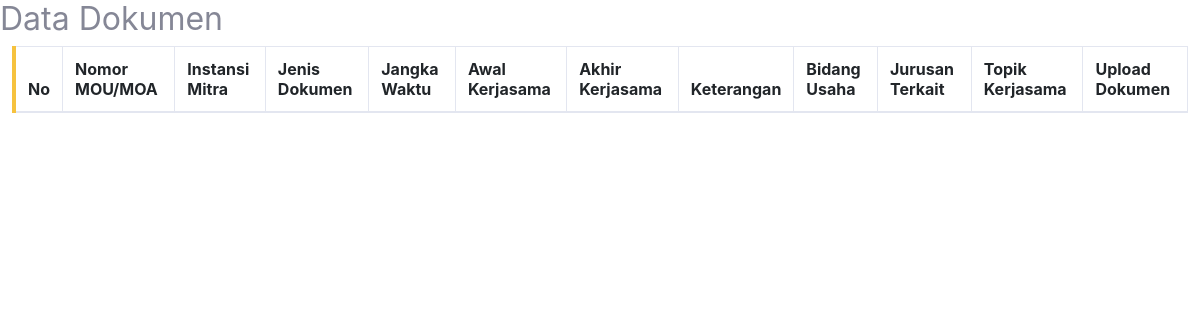
The app's page /jurusan/dokumen_jurusan.php, older data.
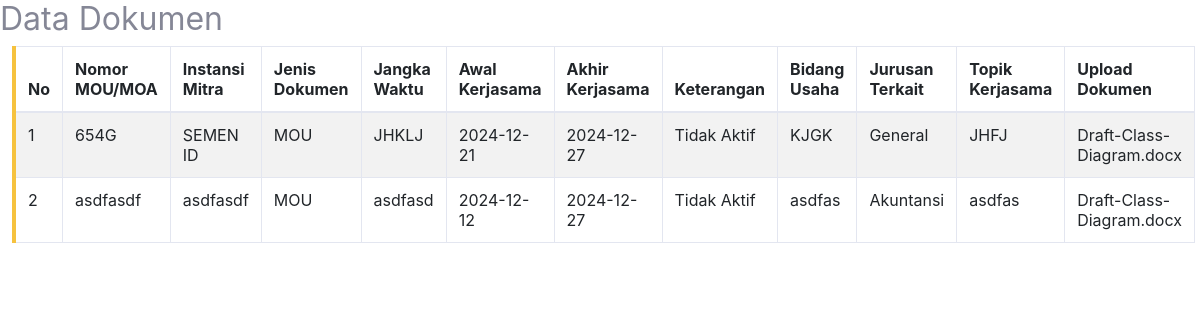
The same page, newer data.
### tables this page shows
CREATE TABLE `tb_dokumen` (
  `id_dokumen` int NOT NULL,
  `no_dokumen` varchar(50) NOT NULL,
  `instansi_mitra` varchar(40) NOT NULL,
  `jenis_dokumen` enum('MOU','MOA','IA') NOT NULL,
  `jangka_waktu` varchar(25) NOT NULL,
  `awal_kerjasama` date NOT NULL,
  `akhir_kerjasama` date NOT NULL,
  `keterangan` enum('Aktif','Tidak Aktif') DEFAULT NULL,
  `bidang_usaha` varchar(50) NOT NULL,
  `jurusan_terkait` varchar(20) NOT NULL,
  `topik_kerjasama` varchar(50) NOT NULL,
  `link_dokumen` varchar(100) NOT NULL
);

### jurusan/dokumen_jurusan.php (the view)
<link rel="stylesheet" href="https://cdn.jsdelivr.net/npm/bootstrap-icons@1.11.3/font/bootstrap-icons.min.css">
<link href="https://cdn.jsdelivr.net/npm/bootstrap@5.3.0/dist/css/bootstrap.min.css" rel="stylesheet">
<link href="css/sb-admin-2.min.css" rel="stylesheet">
<h2>Data Dokumen</h2>
    <div class="table-responsive col-12">
        <table id="tabel-dokumen-jurusan" class="table table-bordered table-striped border-left-warning">
            <thead>
                <tr>
                    <th>No</th>
                    <th>Nomor MOU/MOA</th>
                    <th>Instansi Mitra</th>
                    <th>Jenis Dokumen</th>
                    <th>Jangka Waktu</th>
                    <th>Awal Kerjasama</th>
                    <th>Akhir Kerjasama</th>
                    <th>Keterangan</th>
                    <th>Bidang Usaha</th>
                    <th>Jurusan Terkait</th>
                    <th>Topik Kerjasama</th>
                    <th>Upload Dokumen</th>
                </tr>
            </thead>
            <tbody>
                <?php
            include ("../sikermaPNP/koneksi.php");
            $ambil = mysqli_query($koneksi,"SELECT * FROM tb_dokumen;");
            $no = 1;
            while($data_dokumen = mysqli_fetch_array($ambil)) {
            ?>
                <tr>
                    <td><?= $no ?></td>
                    <td><?= $data_dokumen['no_dokumen'] ?></td>
                    <td><?= $data_dokumen['instansi_mitra'] ?></td>
                    <td><?= $data_dokumen['jenis_dokumen'] ?></td>
                    <td><?= $data_dokumen['jangka_waktu'] ?></td>
                    <td><?= $data_dokumen['awal_kerjasama'] ?></td>
                    <td><?= $data_dokumen['akhir_kerjasama'] ?></td>
                    <td><?= $data_dokumen['keterangan'] ?></td>
                    <td><?= $data_dokumen['bidang_usaha'] ?></td>
                    <td><?= $data_dokumen['jurusan_terkait'] ?></td>
                    <td><?= $data_dokumen['topik_kerjasama'] ?></td>
                    <td><?= $data_dokumen['link_dokumen'] ?></td>
                </tr>
                <?php
            $no++;
        }
        ?>
            </tbody>
        </table>
    </div>

Row changes from the older to the newer data that the page shows:
added tb_dokumen: no_dokumen "654G", instansi_mitra "SEMEN ID", jenis_dokumen "MOU", jangka_waktu "JHKLJ", awal_kerjasama "2024-12-21", akhir_kerjasama "2024-12-27", keterangan "Tidak Aktif", bidang_usaha "KJGK", jurusan_terkait "General", topik_kerjasama "JHFJ", link_dokumen "Draft-Class-Diagram.docx"
added tb_dokumen: no_dokumen "asdfasdf", instansi_mitra "asdfasdf", jenis_dokumen "MOU", jangka_waktu "asdfasd", awal_kerjasama "2024-12-12", akhir_kerjasama "2024-12-27", keterangan "Tidak Aktif", bidang_usaha "asdfas", jurusan_terkait "Akuntansi", topik_kerjasama "asdfas", link_dokumen "Draft-Class-Diagram.docx"
